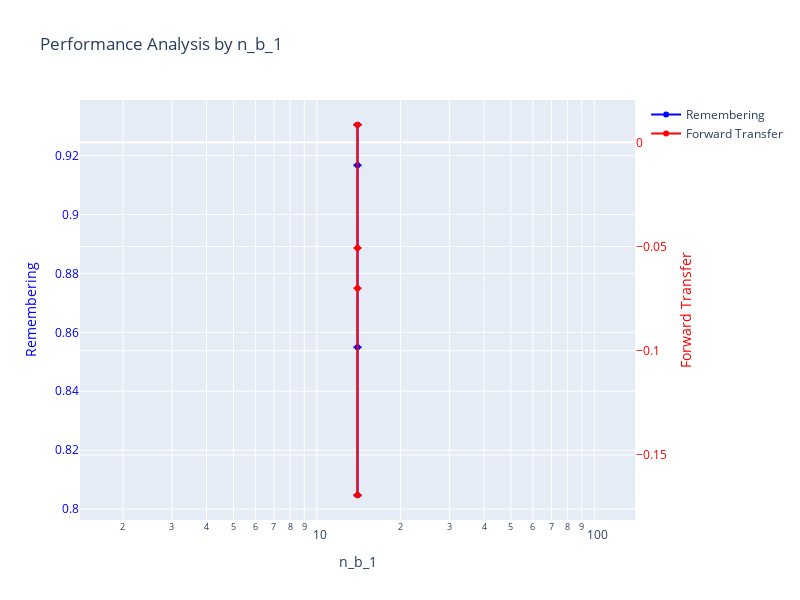

Notebook source saved alongside this figure:
### Code cell
create_plot(df, 'n_b_1', 'Performance Analysis by n_b_1')

### Figure 1 — Plotly figure (JSON) as saved in the notebook; plotly's stock layout.template omitted (floating-point values rounded to 4 significant figures)
{"data": [{"error_y": {"array": [0, 0, 0, 0], "type": "data", "visible": true}, "marker": {"color": "blue"}, "name": "Remembering", "type": "scatter", "x": [14, 14, 14, 14], "y": [0.9304, 0.9167, 0.8047, 0.8549]}, {"error_y": {"array": [0, 0, 0, 0], "type": "data", "visible": true}, "marker": {"color": "red"}, "name": "Forward Transfer", "type": "scatter", "x": [14, 14, 14, 14], "y": [0.00843, -0.05072, -0.1693, -0.06997], "yaxis": "y2"}], "layout": {"height": 600, "title": {"text": "Performance Analysis by n_b_1"}, "width": 800, "xaxis": {"title": {"text": "n_b_1"}, "type": "log"}, "yaxis": {"tickfont": {"color": "blue"}, "title": {"font": {"color": "blue"}, "text": "Remembering"}}, "yaxis2": {"overlaying": "y", "side": "right", "tickfont": {"color": "red"}, "title": {"font": {"color": "red"}, "text": "Forward Transfer"}}}}
